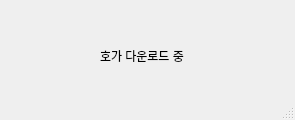
<?xml version="1.0" encoding="UTF-8"?>
<ui version="4.0">
 <class>mainWindow</class>
 <widget class="QMainWindow" name="mainWindow">
  <property name="geometry">
   <rect>
    <x>0</x>
    <y>0</y>
    <width>295</width>
    <height>120</height>
   </rect>
  </property>
  <property name="windowTitle">
   <string>DOWNLOAD</string>
  </property>
  <widget class="QWidget" name="centralwidget">
   <widget class="QLabel" name="label">
    <property name="geometry">
     <rect>
      <x>100</x>
      <y>10</y>
      <width>251</width>
      <height>91</height>
     </rect>
    </property>
    <property name="text">
     <string>호가 다운로드 중</string>
    </property>
   </widget>
  </widget>
  <widget class="QStatusBar" name="statusbar"/>
 </widget>
 <resources/>
 <connections/>
</ui>
